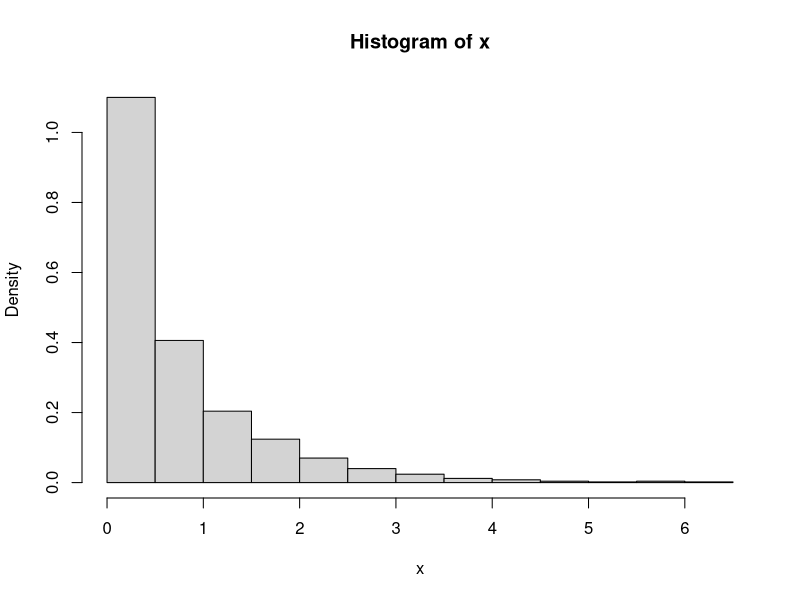
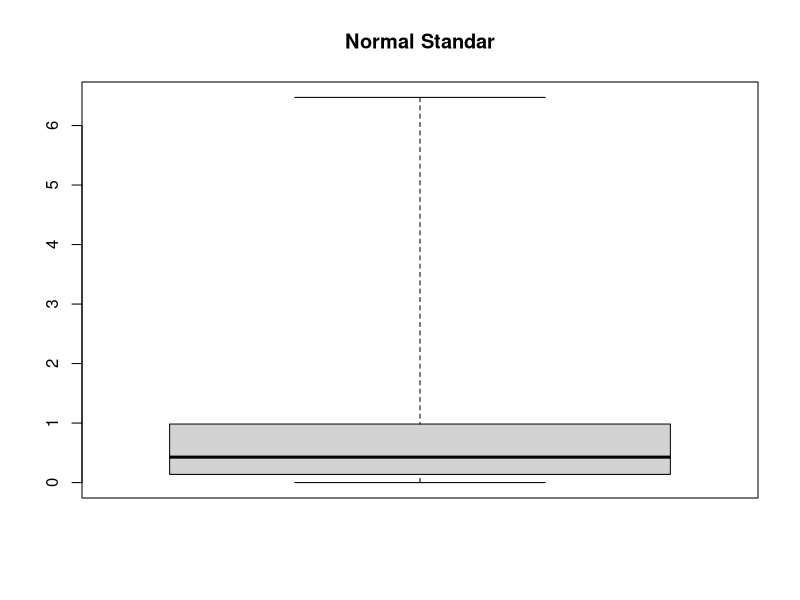
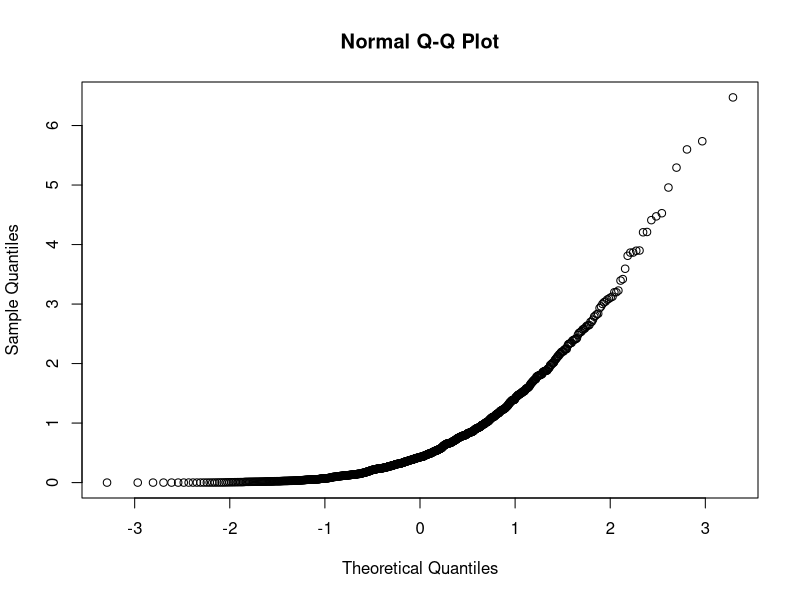

Recreate these plots in R, in order.
#x<-rnorm(100000)
#x<-rbinom(1000,10,0.5) #cuenta los exitos en 10 observaciones con prob.0.4 de exito
#x<-rchisq(1000,50) #suma de k=50 normales estandar al cuadrado
#x<-rf(1000,90,40) #F(size,dof 1,dof 2)
x<-rgamma(1000,0.7)#size,shape

mean(x)
var(x)

#realizar histograma, boxplot y Q-Qnorm de x
h<-hist(x,freq=F,labels=F)

#boxplot: whisker and box
bp<-boxplot(x,main="Normal Standar",range=0,outline=F,varwidth = T)

#QQnrom: quantile-quantile plot utilizando una dist. normal
qqnorm(x)
